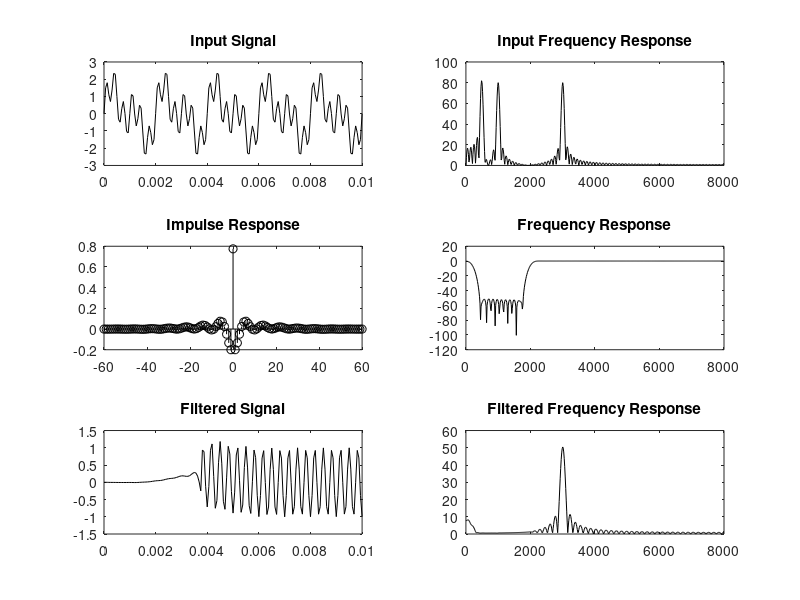

Write MATLAB code to recreate this figure. (Note: this script raises an error after producing the figure.)
clc; clear; close all;


fft_ord = 1024;
fs = 16000;
fc1 = 200;  
fc2 = 2000;  
wc1 = 2 * pi * fc1 / fs;  
wc2 = 2 * pi * fc2 / fs;
f1 = 500;
f2 = 1000;
f3 = 3000;
t = 0:1/fs:0.01;
x = sin(2*pi*f1*t) + sin(2*pi*f2*t) + sin(2*pi*f3*t);
fft_x = fft(x, fft_ord);
N = 121;
n_range = -(N-1)/2:(N-1)/2;


hd = zeros(1, N);
for n = n_range
    if n == 0
        hd(n + (N + 1) / 2) = 1 - (wc2 - wc1) / pi;  
    else
        hd(n + (N + 1) / 2) = (sin(wc1 * n) - sin(wc2 * n)) / (pi * n);
    end
end

%------------------ HAMMING WINDOW ------------------
figure;

w = 0.54 + 0.46 * cos(2 * pi * n_range / (N - 1));
h = hd .* w;
h1 = freqz(h, 1, fft_ord / 2);
y = filter(h, 1, x);
fft_y = fft(y, fft_ord);
fr = (0:fft_ord-1) * fs / fft_ord;

subplot(3,2,1); plot(t, x, 'k'); title('Input Signal');
subplot(3,2,2); plot(fr(1:fft_ord/2), abs(fft_x(1:fft_ord/2)), 'k'); title('Input Frequency Response');
subplot(3,2,3); stem(n_range, h, 'k'); title('Impulse Response');
subplot(3,2,4); plot(fr(1:fft_ord/2), 20*log10(abs(h1)), 'k'); title('Frequency Response');
subplot(3,2,5); plot(t, y, 'k'); title('Filtered Signal');
subplot(3,2,6); plot(fr(1:fft_ord/2), abs(fft_y(1:fft_ord/2)), 'k'); title('Filtered Frequency Response');

sgtitle('BAND STOP FILTER (HAMMING)');
saveas(gcf, 'band_stop_hamming.png');

% ------------------ RECTANGULAR WINDOW ------------------
figure;

wr = ones(1, N);
h = hd .* wr;
y = filter(h, 1, x);
fft_ord = 1000;
fft_x = fft(x, fft_ord);
fft_y = fft(y, fft_ord);
h2 = freqz(h, 1, fft_ord / 2);
fr = (0:fft_ord-1) * (fs / fft_ord);

subplot(3,2,1); plot(t, x, 'k'); title('Input Signal');
subplot(3,2,2); plot(fr(1:fft_ord/2), abs(fft_x(1:fft_ord/2)), 'k'); title('Input Frequency Response');
subplot(3,2,3); stem(n_range, h, 'k'); title('Impulse Response');
subplot(3,2,4); plot(fr(1:fft_ord/2), 20*log10(abs(h2)), 'k'); title('Frequency Response');
subplot(3,2,5); plot(t, y, 'k'); title('Filtered Signal');
subplot(3,2,6); plot(fr(1:fft_ord/2), abs(fft_y(1:fft_ord/2)), 'k'); title('Filtered Frequency Response');

sgtitle('BAND STOP FILTER (RECTANGULAR)');
saveas(gcf, 'band_stop_rectangular.png');

%----------------- HANNING WINDOW ------------------
figure;

wh = 0.5 + 0.5 * cos(2 * pi * n_range / (N - 1));
h = hd .* wh;
y = filter(h, 1, x);
fft_x = fft(x, fft_ord);
fft_y = fft(y, fft_ord);
h3 = freqz(h, 1, fft_ord / 2);
fr = (0:fft_ord-1) * (fs / fft_ord);

subplot(3,2,1); plot(t, x, 'k'); title('Input Signal');
subplot(3,2,2); plot(fr(1:fft_ord/2), abs(fft_x(1:fft_ord/2)), 'k'); title('Input Frequency Response');
subplot(3,2,3); stem(n_range, h, 'k'); title('Impulse Response');
subplot(3,2,4); plot(fr(1:fft_ord/2), 20*log10(abs(h3)), 'k'); title('Frequency Response');
subplot(3,2,5); plot(t, y, 'k'); title('Filtered Signal');
subplot(3,2,6); plot(fr(1:fft_ord/2), abs(fft_y(1:fft_ord/2)), 'k'); title('Filtered Frequency Response');

sgtitle('BAND STOP FILTER (HANNING)');
saveas(gcf, 'band_stop_hanning.png');
